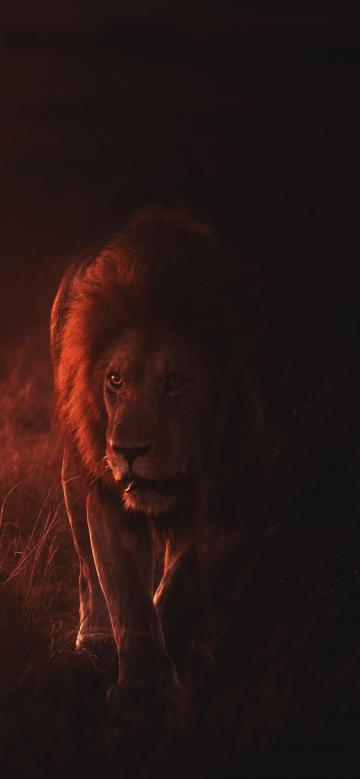
#> input picture images/problem2/animal1.jpg, 360 x 779 px; its folder holds only this picture in this run
$ python main.py
#> lines starting #> are read from the running program, lines starting #| are printed output that depends on the picture
#> in process, img is the input picture: shape (779, 360, 3); mean B, G, R 19.6, 22, 39.4
import cv2
import numpy as np
from matplotlib import pyplot as plt
import os


def filter_compute_impl(
        src, filters, pad=cv2.BORDER_REPLICATE,
        value=0, accum_type=np.float32,
        clip_on_the_fly=False):
#> called with filters = array of shape (3, 3), pad = 1, value = 0, clip_on_the_fly = False
    assert len(filters.shape) == 2, "Expect 2D filter"
    R, S = filters.shape
    if len(src.shape) == 2:
        # grey image
        H, W = src.shape
        C = 1
        grey = True
        src = src.reshape([H, W, 1])
    elif len(src.shape) == 3:
        # BGR image
        H, W, C = src.shape
#> H = 779; W = 360; C = 3
        grey = False
    pad_h = R // 2
    pad_w = S // 2
    res = np.zeros([H, W, C], dtype=accum_type)
    padded = cv2.copyMakeBorder(
                src, pad_h, pad_h, pad_w, pad_w, pad, value=value
            ).astype(accum_type)
    for r in range(R):
        for s in range(S):
            if len(padded.shape) == 2:
                dup = padded[
                    r:H+r,
                    s:W+s].reshape(res.shape)
            else:
                dup = padded[
                    r:H+r,
                    s:W+s, :]
            res += (dup * filters[r, s]).astype(accum_type)
            if clip_on_the_fly:
                res = np.clip(res, 0, 255)
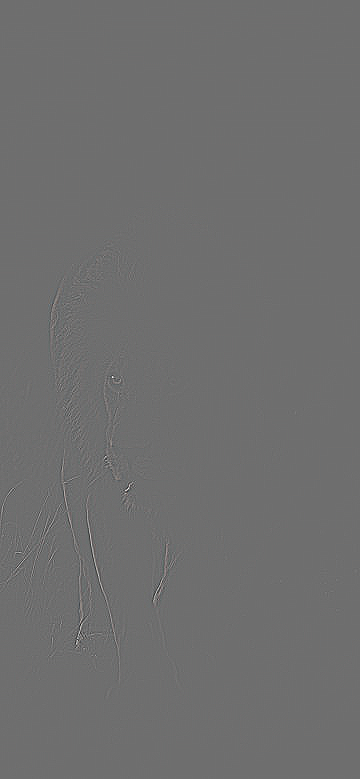
#> res: shape (779, 360, 3) float32; mean B, G, R 0, 0, 0; drawn with min black and max white
    if grey:
        res = res.reshape([H, W])
    return np.clip(res, 0, 255).astype(src.dtype)
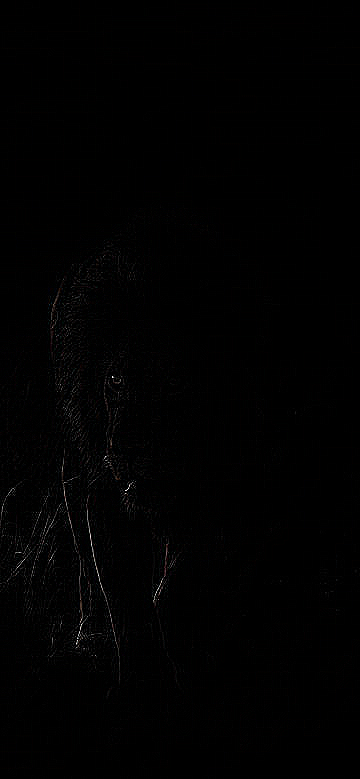
#> returned value: shape (779, 360, 3); mean of channels 0, 1, 2 1.3, 1.3, 1.4; drawn as B, G, R


def process(file_path):
    # BGR
    img = cv2.imread(file_path)
    assert img is not None, file_path
    kernel = np.array(
        [[0, -1, 0],
         [-1, 4, -1],
         [0, -1, 0]]
    )

    lap = filter_compute_impl(img, kernel, pad=cv2.BORDER_REPLICATE)

    fig = plt.figure()
    if (img.shape[0] > img.shape[1]):
        ax1 = fig.add_subplot(121)
        ax2 = fig.add_subplot(122)
        plt.subplots_adjust(wspace=0.5, hspace=0)
    else:
        ax1 = fig.add_subplot(211)
        ax2 = fig.add_subplot(212)
        plt.subplots_adjust(wspace=0, hspace=0.5)
    # fig, (ax1, ax2) = plt.subplots(2)
    fig.suptitle("Image Enhancement")
    ax1.imshow(img[:, :, [2,1,0]])
    ax1.title.set_text("Original")
    ax2.imshow(lap[:, :, [2,1,0]])
    ax2.title.set_text("Enhanced")
    plt.show()
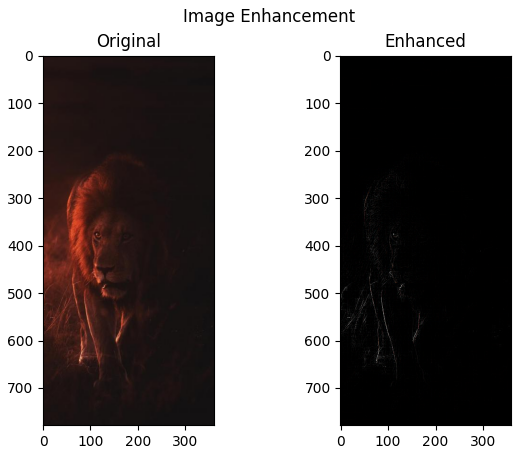
#> figure drawn by matplotlib, 2 panels


def main(image_path):
    assert os.path.exists(image_path) and os.path.isdir(image_path)
    for file in os.listdir(image_path):
        file_path = os.path.join(image_path, file)
        print(file_path)
        assert os.path.isfile(file_path)
        try:
            process(file_path)
        except Exception as e:
            print("can't process image:", file_path)
            print(e)


if __name__ == "__main__":
    main("../../images/problem2")
